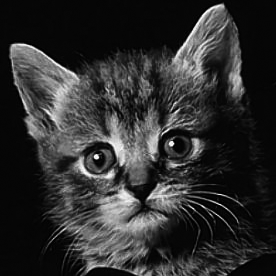
#> input picture input/cat.jpg, 276 x 276 px
$ python guidedfilter.py 5 1.0
#> lines starting #> are read from the running program, lines starting #| are printed output that depends on the picture
import cv2
import numpy as np
import sys
from PIL import Image

def boxfilter(I,r):
    h,w = I.shape
    dstI = np.zeros((h, w))

    #cumulation over Y axis
    cumI = np.cumsum(I,axis=0)
    #difference over Y axis
    dstI[0:r+1,:] = cumI[r:2*r+1,:]
    dstI[r+1:h-r,:] = cumI[2*r+1:h,:] - cumI[0:h-2*r-1,:];
    dstI[h-r:h,:] = np.tile(cumI[h-1,:],(r,1)) - cumI[h-2*r-1:h-r-1,:]

    #cumulation over X axis
    cumI = np.cumsum(dstI,axis=1)
    #difference over X axis
    dstI[:,0:r+1] = cumI[:,r:2*r+1]
    dstI[:,r+1:w-r] = cumI[:,2*r+1:w] - cumI[:,0:w-2*r-1];
    dstI[:,w-r:w] = np.tile((cumI[:,w-1].reshape(h,1)),(1,r)) - cumI[:,w-2*r-1:w-r-1]

    return dstI

filename = "input/cat.jpg"
p = cv2.imread(filename,0)/1.0
#> p: shape (276, 276) float64; min 0, max 255, mean 46.9
I = p
r = int(sys.argv[1])
eps = float(sys.argv[2])
N = boxfilter(np.ones((I.shape[0], I.shape[1])), r);
#> in boxfilter, `cumI = np.cumsum(I,axis=0)`: I: shape (276, 276) float64; every value is 1
#> in boxfilter, `dstI[:,w-r:w] = np.tile((cumI[:,w-1].reshape(h,1)),(1,r)) - cumI[:,w-2..`: dstI: shape (276, 276) float64; min 36, max 121, mean 118.6

meanI = boxfilter(I,r)/N
#> in boxfilter (call 2), `dstI[h-r:h,:] = np.tile(cumI[h-1,:],(r,1)) - cumI[h-2*r-1:h-r-1,:]`: dstI: shape (276, 276) float64; min 14, max 2500, mean 514.2
#> in boxfilter (call 2), `dstI[:,0:r+1] = cumI[:,r:2*r+1]`: dstI: shape (276, 276) float64; min 14, max 2500, mean 525
#> in boxfilter (call 2), `dstI[:,w-r:w] = np.tile((cumI[:,w-1].reshape(h,1)),(1,r)) - cumI[:,w-2..`: dstI: shape (276, 276) float64; min 198, max 25344, mean 5648.5
meanp = boxfilter(p,r)/N
meanIp = boxfilter(I*p,r)/N
#> in boxfilter (call 4), `dstI[h-r:h,:] = np.tile(cumI[h-1,:],(r,1)) - cumI[h-2*r-1:h-r-1,:]`: dstI: shape (276, 276) float64; min 34, max 568650, mean 54703.4
#> in boxfilter (call 4), `dstI[:,0:r+1] = cumI[:,r:2*r+1]`: dstI: shape (276, 276) float64; min 34, max 568650, mean 54799.2
#> in boxfilter (call 4), `dstI[:,w-r:w] = np.tile((cumI[:,w-1].reshape(h,1)),(1,r)) - cumI[:,w-2..`: dstI: shape (276, 276) float64; min 1098, max 5378706, mean 601676.2
# this is the covariance of (I, p) in each local patch.
covIp = meanIp - meanI * meanp
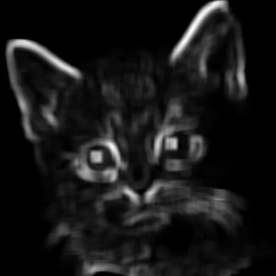
#> covIp: shape (276, 276) float64; min 0.0112, max 8752.2, mean 798.6; drawn with min black and max white

meanII = boxfilter(I*I,r)/N
varI = meanII - meanI * meanI

a = covIp / (varI + eps);
b = meanp - a * meanI;

meana = boxfilter(a, r)/N;
#> in boxfilter (call 6), `dstI[h-r:h,:] = np.tile(cumI[h-1,:],(r,1)) - cumI[h-2*r-1:h-r-1,:]`: dstI: shape (276, 276) float64; min 0.163, max 11, mean 8.74
#> in boxfilter (call 6), `dstI[:,0:r+1] = cumI[:,r:2*r+1]`: dstI: shape (276, 276) float64; min 0.163, max 97.23, mean 9.2
#> in boxfilter (call 6), `dstI[:,w-r:w] = np.tile((cumI[:,w-1].reshape(h,1)),(1,r)) - cumI[:,w-2..`:
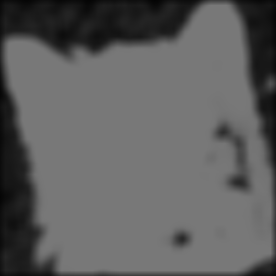
#> dstI: shape (276, 276) float64; min 4.83, max 121, mean 95.7
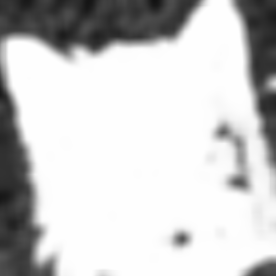
#> meana: shape (276, 276) float64; min 0.0731, max 1, mean 0.8
meanb = boxfilter(b, r)/N;
#> in boxfilter (call 7), `cumI = np.cumsum(I,axis=0)`:
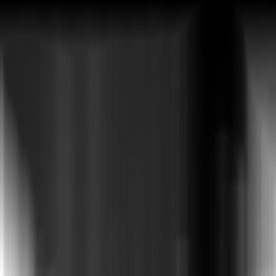
#> cumI: shape (276, 276) float64; min 0.00935, max 1273.9, mean 225.9; drawn with min black and max white
#> in boxfilter (call 7), `dstI[h-r:h,:] = np.tile(cumI[h-1,:],(r,1)) - cumI[h-2*r-1:h-r-1,:]`: dstI: shape (276, 276) float64; min 0.0553, max 63.68, mean 13.7
#> in boxfilter (call 7), `cumI = np.cumsum(dstI,axis=1)`:
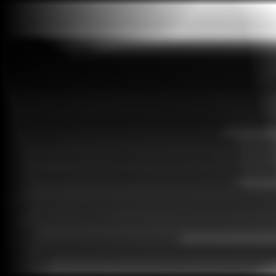
#> cumI: shape (276, 276) float64; min 26.98, max 12593.2, mean 2179.3; drawn with min black and max white
#> in boxfilter (call 7), `dstI[:,0:r+1] = cumI[:,r:2*r+1]`:
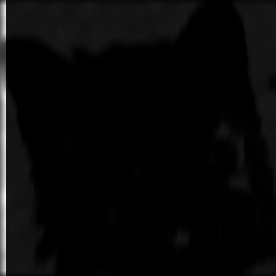
#> dstI: shape (276, 276) float64; min 0.0553, max 638.6, mean 21.1; drawn with min black and max white
#> in boxfilter (call 7), `dstI[:,w-r:w] = np.tile((cumI[:,w-1].reshape(h,1)),(1,r)) - cumI[:,w-2..`:
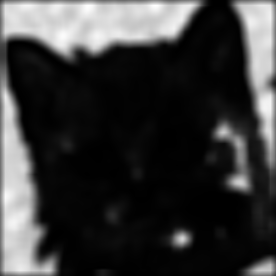
#> dstI: shape (276, 276) float64; min 0.723, max 652.6, mean 145.9; drawn with min black and max white

q = meana * I  + meanb;

formattedI = q
cv2.imwrite("output/"+str(r)+"-"+str(eps)+".jpg", formattedI)
cv2.imwrite("output/mean.jpg",meanI)
